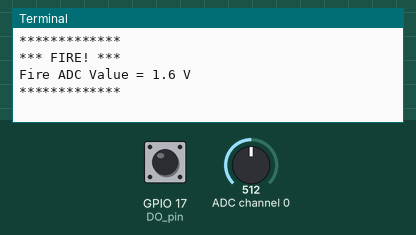
This program was run on a simulated Raspberry Pi (BCM pin numbers). Shown: the last lines printed to the terminal. The test bench sets the inputs (shaded band); at power-on: GPIO 17 (DO_pin) HIGH, ADC channel 0 = 512 (analog values on the 0–1023 scale).

Above: at 3.2 s.
3.3 s: GPIO 17 (DO_pin) pulled LOW for 1.2 s
6.0 s: ADC channel 0 set to 716
At 6.8 s:
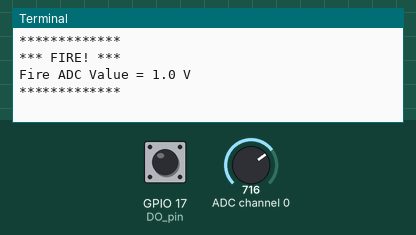
7.5 s: ADC channel 0 set to 900
At 8.5 s:
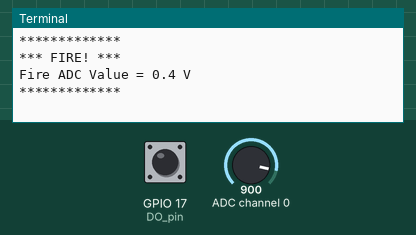
Timing chart, 0 to 10.5 s (numbered marks = the images above; inputs shaded):
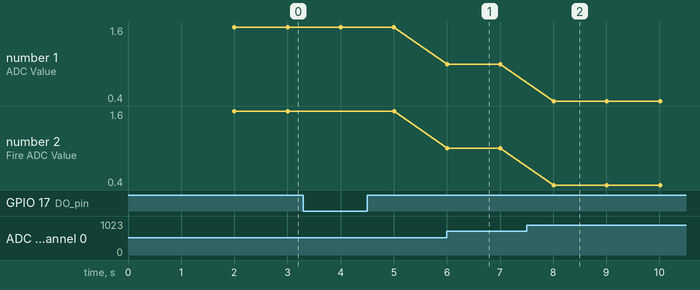

Measured:
- after the input at 6.0 s, the terminal: prints a new line at once (image 1)
- after the input at 7.5 s, the terminal: prints a new line after 0.51 s (image 2)
- plotted number 1: 1.6 → 1 after the input at 6.0 s, 1 → 0.4 after the input at 7.5 s
- plotted number 2: 1.6 → 1 after the input at 6.0 s, 1 → 0.4 after the input at 7.5 s

The program:

flame_detection_sensor.py
```python
#!/usr/bin/python3
# -*- coding: utf-8 -*-

"""
S185 - Introduction to Single-Board Computers

A Python GPIO interface script that will read the input of the flame sensor
through an Analog to Digital Converter (ADC).
    Derived heavily from http://kookye.com/?p=4569

Execution:
1. Set the executable flag on the script: chmod u+x flame_detection_sensor.py
2. Execute with a preceding dot "./", so call ./flame_detection_sensor.py
"""

# Import required modules.
import os
import sys
import argparse
import time

# Import the RPi.GPIO module/library.  This is the package that provides a GPIO
# interface.
try:
	import RPi.GPIO as GPIO
except RuntimeError:
	print("Error importing RPi.GPIO!")

# Select the GPIO numbering scheme.
# Refer to the GPIO pins by the channel numbers on the
# Broadcom SOC.
GPIO.setmode(GPIO.BCM)
# - or -
# Refer to the GPIO pins by the BOARD numbering system.
# This refers to the pin numbers on the P1 header of
# the Raspberry Pi board.
#GPIO.setmode(GPIO.BOARD)

# Define the channel(s) that wil be used.  These are the GPIO pins on
# Raspberry Pi that will be used.
#   Input: PIN 11 / GPIO17 / SPI CE1 from Flame Sensor Digital Out
#   Input: PIN 21 / GPIO9 / SPI0 MISO from ADC PIN 12 / Dout
#input_channel_list  = []
#  Output: PIN 19 / GPIO10 / SPI0 MOSI from ADC PIN 11 / Din
#  Output: PIN 23 / GPIO11 / SPI0 SCLK from ADC PIN 13 / CLK
#  Output: PIN 24 / GPIO8 / SPI0 CE0 from ADC PIN 10 / !CS/SHDN
#output_channel_list = []
DO_pin = 17     # PIN 11 / GPIO 17 / SPI1 CE1 from output of Flame Digital Output
AO_pin = 0      # Channel 0 on the ADC

# SPI pins
SPIMISO = 9     # GPIO9 / SPI0 MISO / Pin 21
SPICS = 8       # GPIO8 / SPI0 CE0 / Pin 24
SPIMOSI = 10    # GPIO10 / SPI0 MOSI / Pin 19
SPICLK = 11     # GPIO11 / SPI0 SCLK / Pin 23

# Set up the GPIO Channels - INPUT
#GPIO.setup(input_channel_list, GPIO.IN)

# Set up the GPIO Channels - OUTPUT
#GPIO.setup(output_channel_list, GPIO.OUT)


# Function to initialize the Raspberry Pi
def Initialize():
    # Set Input pins
    # Set GPIO17 (DO_pin) as Input & Initialize the Pull Up/Down to UP
    GPIO.setup(DO_pin, GPIO.IN, pull_up_down=GPIO.PUD_UP)
    GPIO.setup(SPIMISO, GPIO.IN)

    # Set Output pins
    GPIO.setup(SPIMOSI, GPIO.OUT)
    GPIO.setup(SPICLK, GPIO.OUT)
    GPIO.setup(SPICS, GPIO.OUT)
#EOF: Initialize()


# Function to read from the MCP3008 ADC
#   INPUTS:
#       adcChn = channel of the ADC to be read
#       pinCLK = ADC CLK pin (PIN 13)
#       pinDin = ADC Din pin (PIN 11)
#       pinDout = ADC Dout pin (PIN 12
#       pinCS = ADC Chip Select / Shutdown (!CS/SHDN) pin (PIN 10)
#   OUTPUTS:
#       adcOut = ADC Output
def ReadFromADC(adcChn, pinCLK, pinDin, pinDout, pinCS):
    # Check for Input ADC Channel Error / Out of Bounds
    if ((adcChn > 7) or (adcChn < 0)):
        return -1

    # Set !CS (Channel Select) Pin High to Initialize the ADC
    GPIO.output(pinCS, True)

    # Set CLK & CS Low
    GPIO.output(pinCLK, False)
    GPIO.output(pinCS, False)

    commandOut = adcChn
    commandOut |= 0x18      # start bit + single-ended bit
    commandOut <<= 3        # shift 0x18 + chn up to front of the word (remove leading 0s)

    # loop over the 5 bits to send to the ADC & set on Din
    for i in range(5):
        if (commandOut & 0x80):         # Bit is HIGH; set Din HIGH
            GPIO.output(pinDin, True)
        else:                           # Bit is LOW; set Din LOW
            GPIO.output(pinDin, False)

        # bitshift left to get the next bit
        commandOut <<= 1

        # Toggle CLK pin
        GPIO.output(pinCLK, True)
        GPIO.output(pinCLK, False)

    # Read from ADC
    # ADC outputs one empty bit, one null bit then 10 ADC bits
    adcOut = 0
    for i in range(12):
        # Toggle CLK pin to start read
        GPIO.output(pinCLK, True)
        GPIO.output(pinCLK, False)
        adcOut <<= 1

        # Check if Dout is High & add a 1 to adcOut
        if (GPIO.input(pinDout)):
            adcOut |= 0x1

    # Clear the !CS bit to end the read cycle
    GPIO.output(pinCS, True)

    adcOut >>= 1    # drop the LSB in adcOut since we shifted an extra bit above

    return adcOut
#EOF: ReadFromADC()


# Define the main() function.
def main():
    # Initialize Constants
    SLEEP_TIME = 1

    # Initialize the Raspberry Pi
    Initialize()
    time.sleep(2)   # Sleep for 2 seconds
    print("Detecting Flame...")

    while True:
        flameValue = ReadFromADC(AO_pin, SPICLK, SPIMOSI, SPIMISO, SPICS)

        #DEBUG: Print ADC Value constantly
        print("ADC Value = %.1f V" % ((1024-flameValue)/1024. * 3.3))


        # Check the Flame Sensor Digital Output Pin (Is a flame detected or not?)
        if GPIO.input(DO_pin) == False: # Flame is not detected
            print("*************")
            print("*** SAFE! ***")
            print("")
            time.sleep(SLEEP_TIME)

        else:                           # Flame is detected
            print("*************")
            print("*** FIRE! ***")
            print("Fire ADC Value = %.1f V" % ((1024-flameValue)/1024. * 3.3))
            print("*************")
            print("")
            time.sleep(SLEEP_TIME)

# EOF: main()


# ------------------------------------------------- BEGIN EXECUTION HERE --
if __name__ == '__main__':
	try:
		# Execute code in here first.
		# if an exception is raised, continue to check except blocks.
		# ~~~~~
		# Invoke the main function.
		main()
	except KeyboardInterrupt:
		# If the exception is of this type...
		# Execute this code and continue to 'finally' block.
		# ~~~~~
		# Raised when the user interrupts program execution,
		#	usually by pressing Ctrl+c.
		pass
	finally:
		# No matter what has happened previously, or whether an
		# exception was thrown, execute this code as the program ends.
		# ~~~~~
		print("Cleaning up GPIO pins...")
		# Reset the status of the GPIO pins.
		# NOTE: This will only clean up GPIO channels that your script
		#	has used. This also clears the pin numbering system in use.
		GPIO.cleanup()
```
